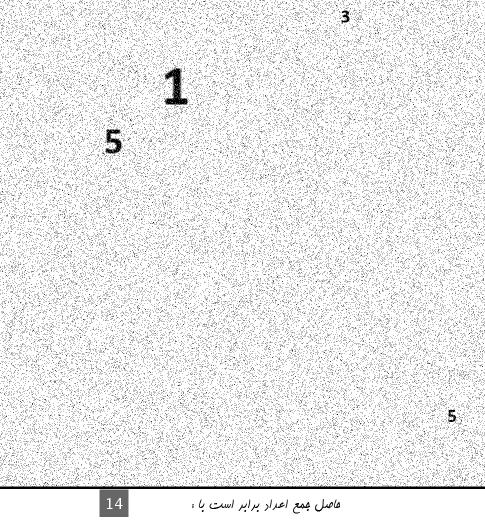
%> input picture Q3/Dataset/Test_100_14.tif, 970 x 1040 px (shown at 1/2 size); its folder holds only this picture in this run
$ octave digit_recognition.m   (GNU Octave 9; MATLAB toolbox functions it lacks are replaced by stand-ins)
%> lines starting %> are read from the running program, lines starting %| are printed output that depends on the picture; in (x1, y1, x2, y2) boxes, pixels count from 0 and x2, y2 are one past the last pixel; in counts of white or black regions, pixels touching at a corner belong together; the program's own positions count from 1
%% dataSet path :
data_set_path = 'Q3\Dataset\';
template_path = 'img_dataset\';

%% convert path to dir :
data_set_dir = dir(data_set_path);
template_path_dir = dir(template_path);

%% accuracy :
acc = 0;

for image = 3 : numel(data_set_dir)

    %% sum for calculate digits sum in image :
    sum = 0;

    %% read image :
    I = imread([data_set_path data_set_dir(image).name]);
%> I is the input picture: size 1040x970x3 uint8; min 0, max 255, mean 235.7

    %% apply median filter to remove noise :
    x = medfilt2(rgb2gray(I), [5, 5]);
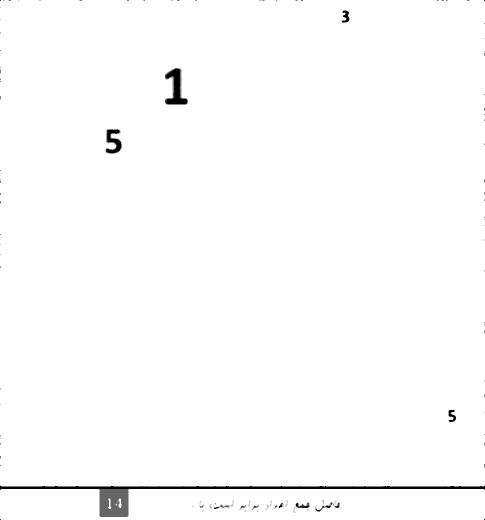
%> x: size 1040x970 uint8 (shown at 1/2 size); min 0, max 255, mean 252.4

    %% calculate norm with all templates :
    for num = 3 : numel(template_path_dir)
        %% match all templates with picture :
        x = x(:,:,1);
        template = imread([template_path template_path_dir(num).name]);
        template = template(:,:,1);
        current_number = template_path_dir(num).name(7);
        current_number = str2double(current_number);
        for i=1:4
            %% normXcorr :
            c = normxcorr2(template, x);
            %% x, y, w, h
            [ypeak,xpeak] = find(c==max(c(:)));
            yoffSet = ypeak-size(template,1);
            xoffSet = xpeak-size(template,2);

            %% threshold for norm :
            if max(c(:)) > 0.8
                sum = sum + current_number;
                for row = yoffSet : ypeak
                    for col = xoffSet : xpeak
                        if row == 0 | col == 0
                            row = row + 1;
                            col = col + 1;
                        end

                        %% now we turn pixel value to zero
                        %% to reduce error in other iterations :
                        x(row, col) = 0;

                    end
                end

                %% insert calculated sum into image :
                x = insertText(x, [(xoffSet + xpeak)/2 (yoffSet + ypeak)/2], num,'FontSize', 20, 'BoxColor', 'red', 'TextColor', 'white');
                x = x(:,:,1);
            end
        end
    end

        %% save new image :
        I = insertText(I, [200 980], sum, 'FontSize', 30, 'BoxColor', 'black', 'TextColor', 'white');
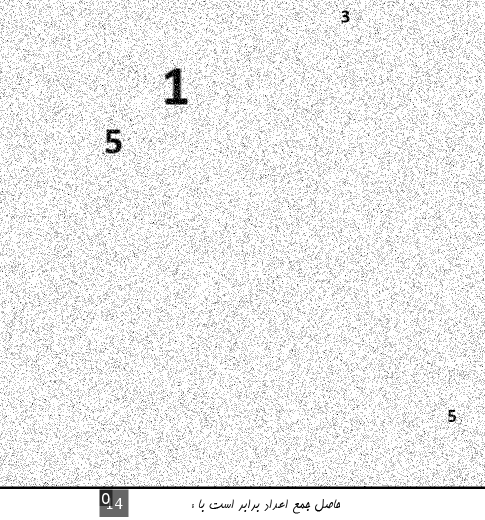
%> I: size 1040x970x3 uint8 (shown at 1/2 size); 0.08% of pixels changed, all inside (x1, y1, x2, y2) = (199, 979, 225, 1012)
        imwrite(I, [data_set_path data_set_dir(image).name]);
        goal_sum = str2double(data_set_dir(image).name(end - 5: end - 4));
        disp('name');
        disp(data_set_dir(image).name);
        disp('sum');
        disp(sum);

        %% check if algorithm works :
        if sum == goal_sum
            acc = acc + 1;
        end
end

%% accuracy :
disp('accuracy : ');
disp(acc);

$ run again, on Q3/Dataset/Test_13_20.tif
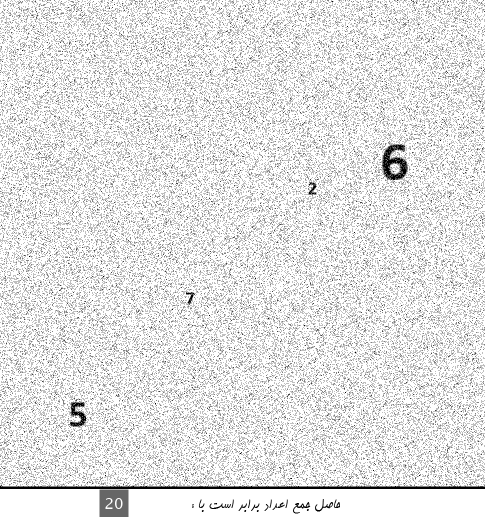
%> input picture Q3/Dataset/Test_13_20.tif, 970 x 1040 px (shown at 1/2 size)
%> I is the input picture: size 1040x970x3 uint8; min 0, max 255, mean 227.2
%> `x = medfilt2(rgb2gray(I), [5, 5]);`:
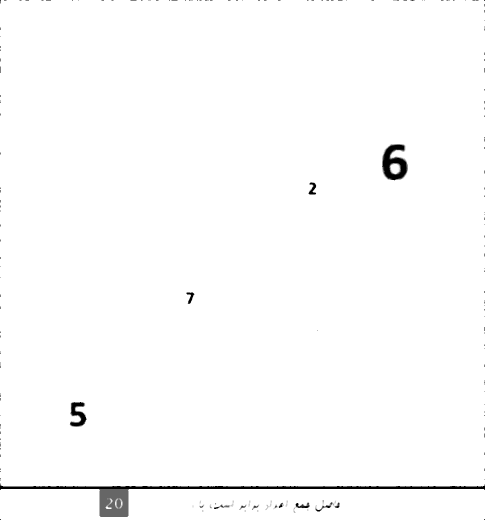
%> x: size 1040x970 uint8 (shown at 1/2 size); min 0, max 255, mean 252.1
%> `I = insertText(I, [200 980], sum, 'FontSize', 30, 'BoxColor', 'black',..`:
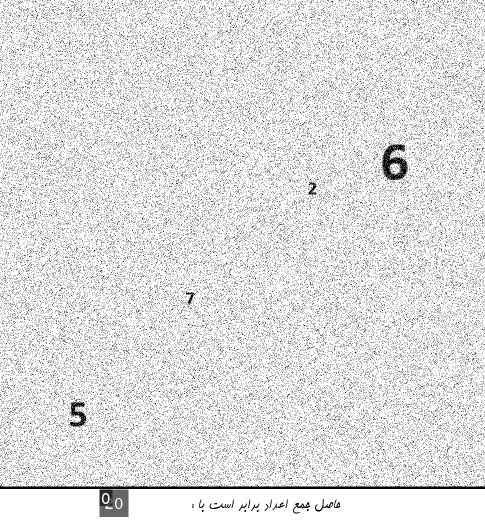
%> I: size 1040x970x3 uint8 (shown at 1/2 size); 0.08% of pixels changed, all inside (x1, y1, x2, y2) = (199, 979, 225, 1012)

$ run again, on Q3/Dataset/Test_14_26.tif
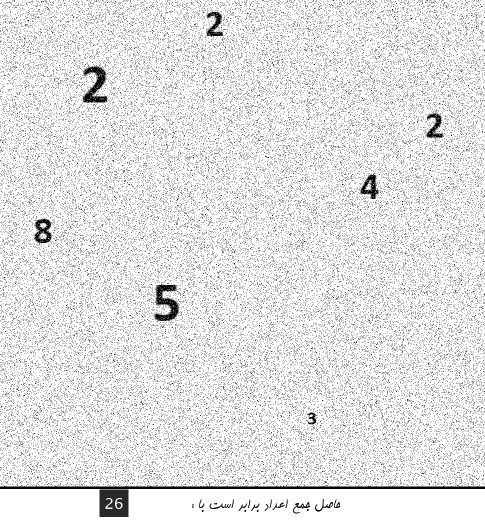
%> input picture Q3/Dataset/Test_14_26.tif, 970 x 1040 px (shown at 1/2 size)
%> I is the input picture: size 1040x970x3 uint8; min 0, max 255, mean 230.9
%> `x = medfilt2(rgb2gray(I), [5, 5]);`:
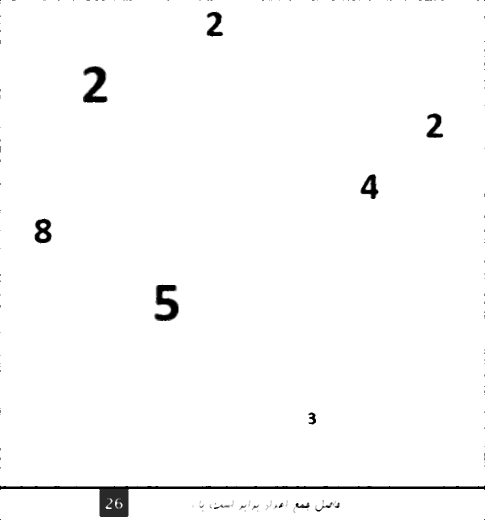
%> x: size 1040x970 uint8 (shown at 1/2 size); min 0, max 255, mean 251
%> I: size 1040x970x3 uint8; 0.08% of pixels changed, all inside (x1, y1, x2, y2) = (199, 979, 225, 1012)

$ run again, on Q3/Dataset/Test_15_34.tif
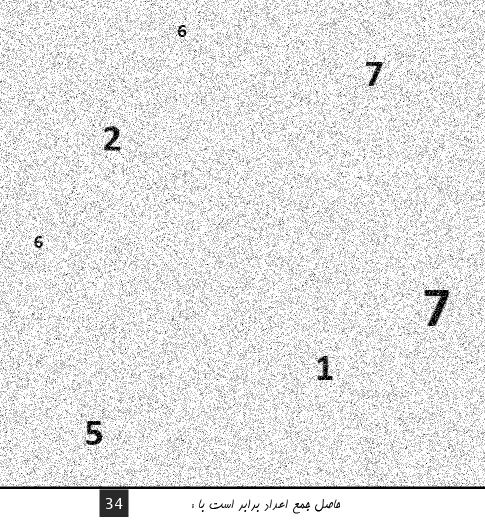
%> input picture Q3/Dataset/Test_15_34.tif, 970 x 1040 px (shown at 1/2 size)
%> I is the input picture: size 1040x970x3 uint8; min 0, max 255, mean 229.7
%> `x = medfilt2(rgb2gray(I), [5, 5]);`:
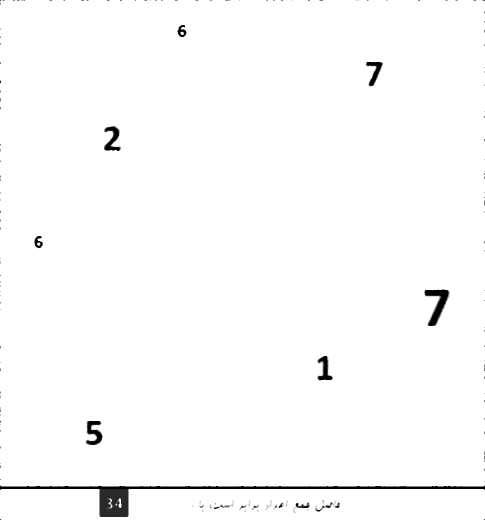
%> x: size 1040x970 uint8 (shown at 1/2 size); min 0, max 255, mean 251.6
%> I: size 1040x970x3 uint8; 0.08% of pixels changed, all inside (x1, y1, x2, y2) = (199, 979, 225, 1012)

$ run again, on Q3/Dataset/Test_10_19.tif
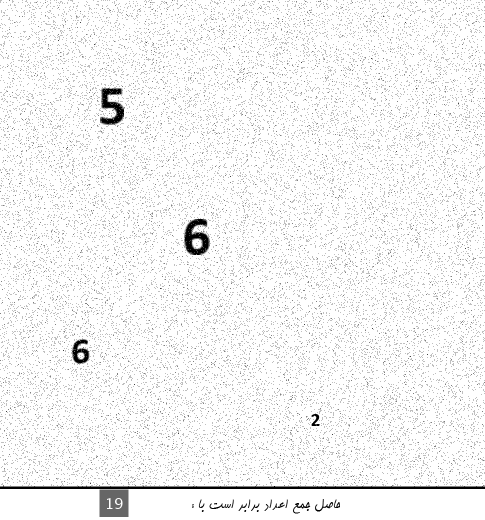
%> input picture Q3/Dataset/Test_10_19.tif, 970 x 1040 px (shown at 1/2 size)
%> I is the input picture: size 1040x970x3 uint8; min 0, max 255, mean 243.9
%> `x = medfilt2(rgb2gray(I), [5, 5]);`:
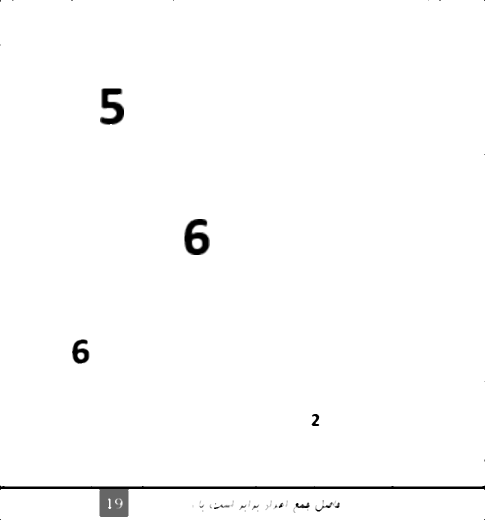
%> x: size 1040x970 uint8 (shown at 1/2 size); min 0, max 255, mean 251.8
%> `I = insertText(I, [200 980], sum, 'FontSize', 30, 'BoxColor', 'black',..`:
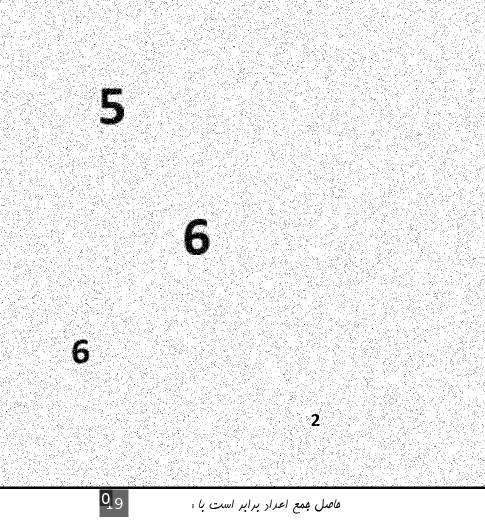
%> I: size 1040x970x3 uint8 (shown at 1/2 size); 0.08% of pixels changed, all inside (x1, y1, x2, y2) = (199, 979, 225, 1012)
